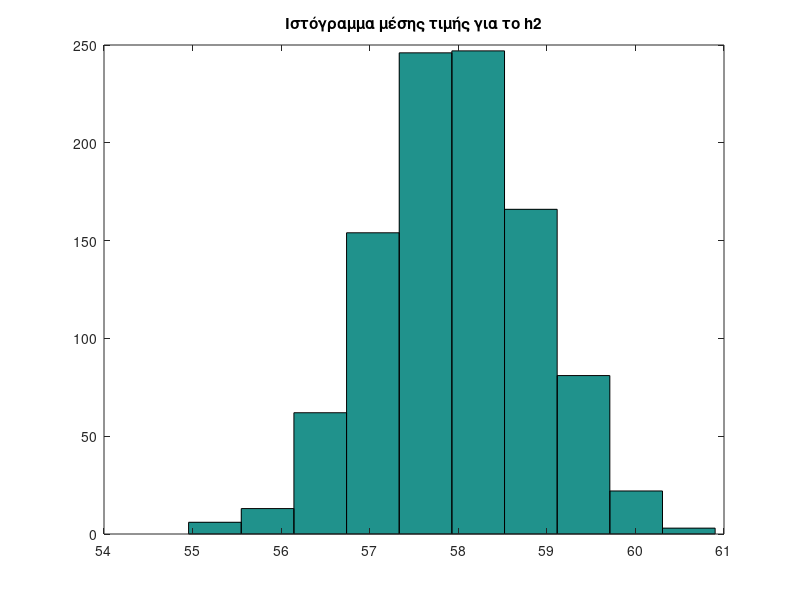
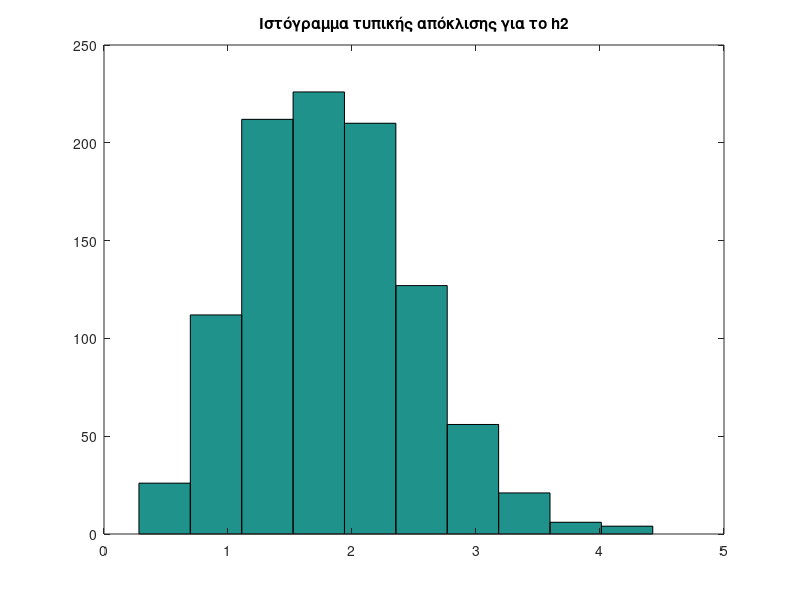
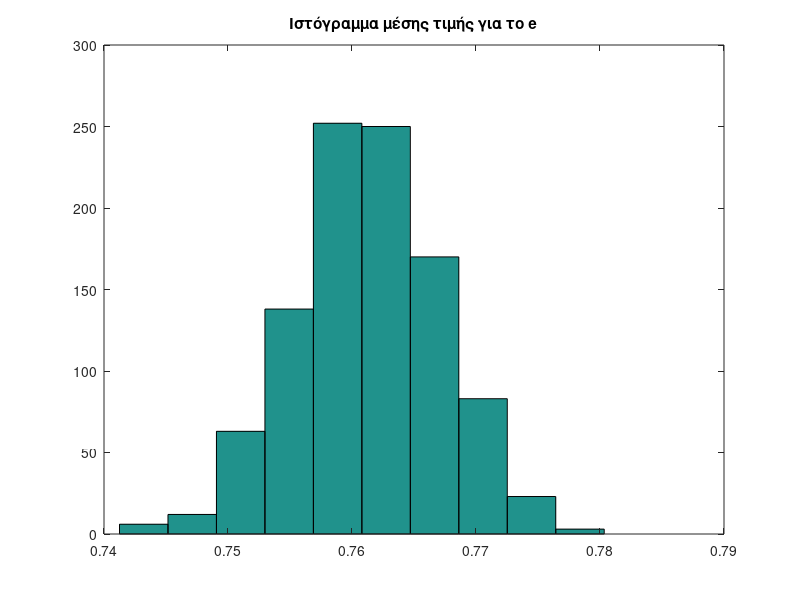
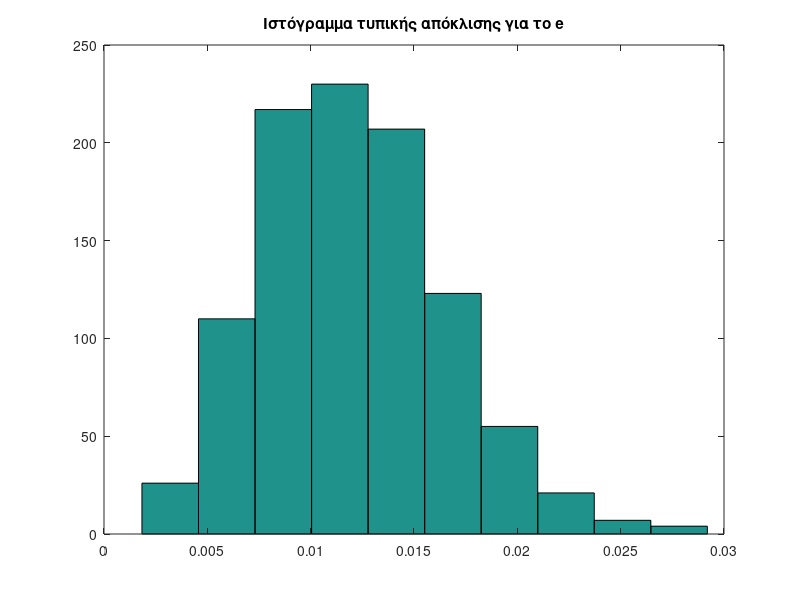

The MATLAB source for these figures, in order:
clear;
h2=[60,54,58,60,56];
h1=100;
e1=sqrt(h2/h1);
e_mean=mean(e1);
systematic_error=e_mean-0.76;
random_error=std(e1);
M=1000;
n=5;
h=normrnd(58,2,M,n);
h_statistics=zeros(M,2);
e_statistics=zeros(M,2);
e=zeros(M,n);
for i=1:M
    e(i,:)=sqrt(h(i,:)/h1);
    h_statistics(i,1)=mean(h(i,:));
    h_statistics(i,2)=std(h(i,:));
    e_statistics(i,1)=mean(e(i,:));
    e_statistics(i,2)=std(e(i,:));
end
figure();
hist(h_statistics(:,1));
title('Ιστόγραμμα μέσης τιμής για το h2');

figure();
hist(h_statistics(:,2));
title('Ιστόγραμμα τυπικής απόκλισης για το h2');

figure();
hist(e_statistics(:,1));
title('Ιστόγραμμα μέσης τιμής για το e');

figure();
hist(e_statistics(:,2));
title('Ιστόγραμμα τυπικής απόκλισης για το e');

h_1=[80,100,90,120,95];
h_2=[48,60,50,75,56];

s_h1=std(h_1);
s_h2=std(h_2);
e_total=sqrt(h_2./h_1);
s_e=std(e_total);
[h,p]=ttest(e_total,0.76);
